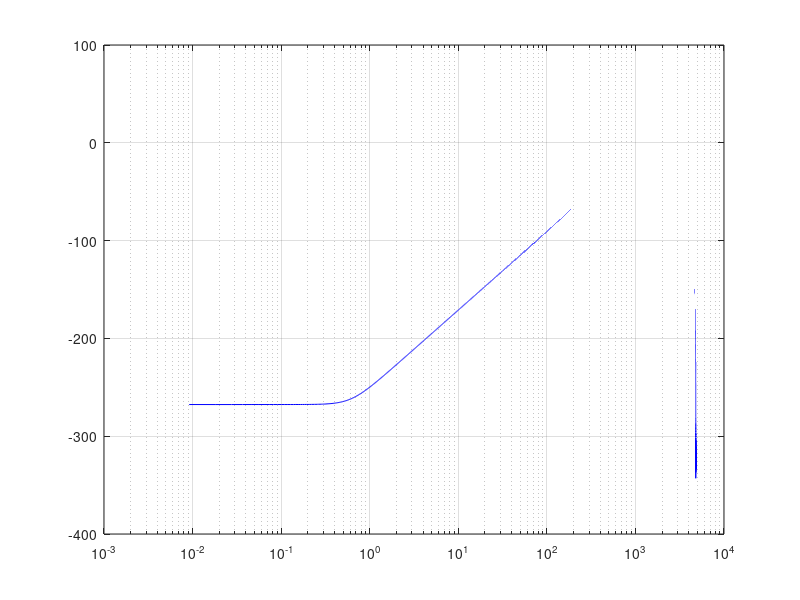

Here is the MATLAB script that generated this plot:


fs=9600;%decimated down from 96000
N=2^20;disp(['Total duration [s] ' num2str(N/fs)])
time=([1:N]'-1)/fs; % make time positive column vector starting at zero
signal=zeros(N,1);
signal(10)=1;%unit impulse



w1 = 2*707/fs; w2 = 2*1404/fs;
[b,a] = butter(4, [w1 w2]);
% segfilt = filter(b,a,seg);
output=filter(b,a,signal);
OUTPUT=fft(output);
f=[0:N/2]'*fs/N;

figure(400);
semilogx(f,20*log10(abs(OUTPUT(1:floor(N/2+1)))),'b');
grid on;hold on;
